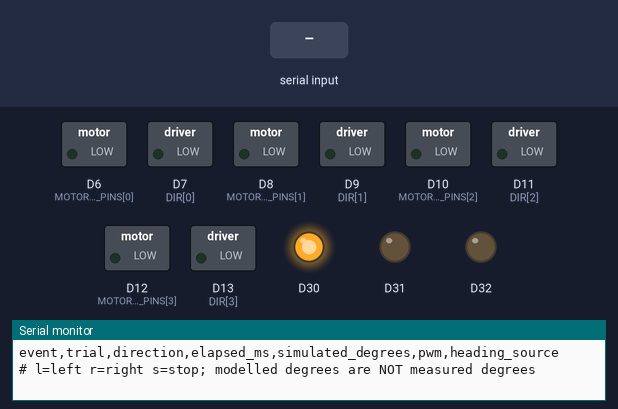
This sketch was run on a simulated Arduino Due. On the bench: switched loads named in the sketch (green lamp = pin HIGH), output pins drawn as LEDs (lit = HIGH), the last lines printed to the serial monitor. The test bench sets the inputs (shaded band).

Above: at 1.2 s.
1.3 s: "l" received over Serial
At 2.0 s:
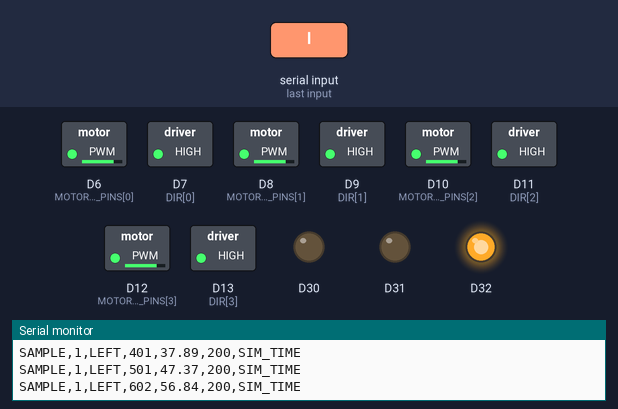
At 2.8 s:
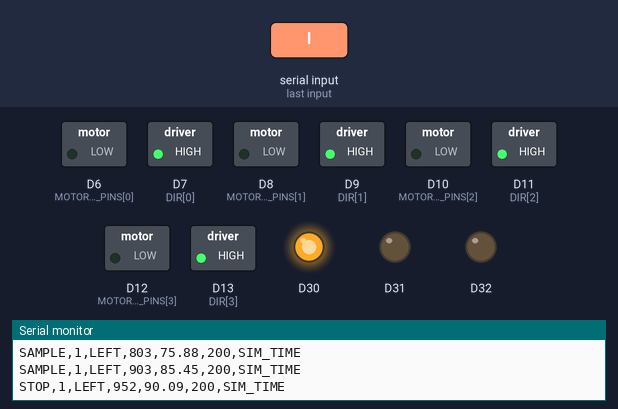
3.7 s: "r" received over Serial
At 4.4 s:
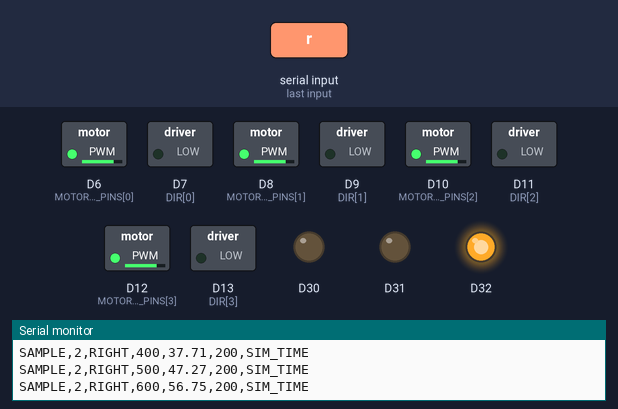
Timing chart, 0 to 6.7 s (numbered marks = the images above; inputs shaded):
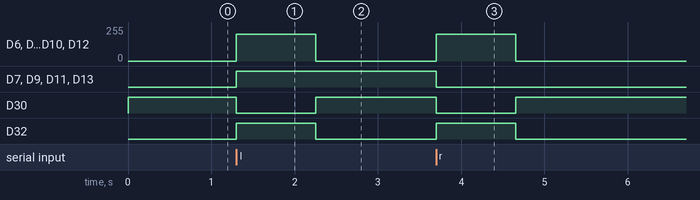

Measured:
- after the input at 1.3 s, D6 (MOTOR_PWM_PINS[0]), D8 (MOTOR_PWM_PINS[1]), D10 (MOTOR_PWM_PINS[2]), D12 (MOTOR_PWM_PINS[3]): 0/255 → 200/255 at once, → 0/255 0.95 s later; D7 (DIR[0]), D9 (DIR[1]), D11 (DIR[2]), D13 (DIR[3]): LOW → HIGH at once; D30: HIGH → LOW at once, → HIGH 0.95 s later; D32: LOW → HIGH at once, → LOW 0.95 s later
- after the input at 3.7 s, D6 (MOTOR_PWM_PINS[0]), D8 (MOTOR_PWM_PINS[1]), D10 (MOTOR_PWM_PINS[2]), D12 (MOTOR_PWM_PINS[3]): 0/255 → 200/255 at once, → 0/255 0.95 s later; D7 (DIR[0]), D9 (DIR[1]), D11 (DIR[2]), D13 (DIR[3]): HIGH → LOW at once; D30: HIGH → LOW at once, → HIGH 0.95 s later; D32: LOW → HIGH at once, → LOW 0.95 s later

The sketch:

Turn_Validation.ino
```cpp
// Serial: l left, r right, s stop. Use a clear area.
// SIM_TIME is modelled, not measured.
#include "HeadingProvider.h"

const int DIR[4]={7,9,11,13},MOTOR_PWM_PINS[4]={6,8,10,12},FWD[4]={LOW,LOW,HIGH,HIGH};
const int TURN_PWM=200;
const unsigned long LEFT_90_MS=950,RIGHT_90_MS=950;
HeadingProvider heading(LEFT_90_MS,RIGHT_90_MS);
bool running=false,settling=false,rightTurn=true;
unsigned long startAt=0,stopAt=0,lastLog=0;
unsigned int trial=0;
void off(){heading.setMotion(false,false,millis());for(int p:MOTOR_PWM_PINS)analogWrite(p,0);digitalWrite(32,LOW);digitalWrite(30,HIGH);}
void row(const char *event){
 Serial.print(event);Serial.print(',');Serial.print(trial);Serial.print(',');Serial.print(rightTurn?"RIGHT":"LEFT");Serial.print(',');
 Serial.print(millis()-startAt);Serial.print(',');Serial.print(heading.turnDegrees(),2);Serial.print(',');Serial.print(TURN_PWM);Serial.println(",SIM_TIME");
}
void start(bool right){
 if(running||settling){Serial.println("# Wait for READY");return;}
 rightTurn=right;trial++;startAt=lastLog=millis();heading.beginTurn(right,startAt);
 digitalWrite(30,LOW);digitalWrite(32,HIGH);row("START");
 for(int i=0;i<4;i++){bool forward=i<2?right:!right;digitalWrite(DIR[i],forward?FWD[i]:!FWD[i]);analogWrite(MOTOR_PWM_PINS[i],TURN_PWM);}
 heading.setMotion(true,right,millis());running=true;
}
void setup(){
 for(int i=0;i<4;i++){digitalWrite(MOTOR_PWM_PINS[i],LOW);pinMode(MOTOR_PWM_PINS[i],OUTPUT);pinMode(DIR[i],OUTPUT);}
 analogWriteResolution(8);for(int p=30;p<=32;p++){digitalWrite(p,LOW);pinMode(p,OUTPUT);}off();
 Serial.begin(115200);Serial.println("event,trial,direction,elapsed_ms,simulated_degrees,pwm,heading_source");
 Serial.println("# l=left r=right s=stop; modelled degrees are NOT measured degrees");
}
void loop(){
 heading.update(millis());
 while(Serial.available()){
  char c=Serial.read();
  if(c=='s'){off();running=false;settling=true;stopAt=millis();row("MANUAL_STOP");}
  else if(c=='l')start(false);else if(c=='r')start(true);
 }
 if(running){
  if(heading.turnDegrees()>=90.0f || millis()-startAt>=3000){
   off();running=false;settling=true;stopAt=millis();row(heading.turnDegrees()>=90?"STOP":"TIMEOUT");
  }else if(millis()-lastLog>=100){lastLog=millis();row("SAMPLE");}
 }
 if(settling && millis()-stopAt>=1000){settling=false;row("READY");}
}
```

HeadingProvider.h
```cpp
// Time-based heading model. Does not measure slip, drift or actual yaw.
#pragma once
#include <stdint.h>

class SimulatedHeading {
 public:
  SimulatedHeading(uint32_t left90Ms=900, uint32_t right90Ms=900)
    : leftMs(left90Ms),rightMs(right90Ms) {}
  void beginTurn(bool clockwise,uint32_t now){
    update(now); active=false; right=clockwise; segment=0; last=now;
  }
  void setMotion(bool turning,bool clockwise,uint32_t now){
    update(now);active=turning;right=clockwise;
  }
  void update(uint32_t now){
    uint32_t dt=now-last;last=now;
    if(active){
      uint32_t duration=right?rightMs:leftMs;
      if(duration==0)return;
      float degrees=90.0f*dt/duration;
      segment+=degrees;yaw+=right?degrees:-degrees;
    }
  }
  float turnDegrees() const{return segment;}
  float yawDegrees() const{return yaw;}
  const char* source() const{return "SIM_TIME";}
 private:
  uint32_t leftMs,rightMs,last=0;
  bool active=false,right=true;
  float segment=0,yaw=0;
};
using HeadingProvider=SimulatedHeading;
```
